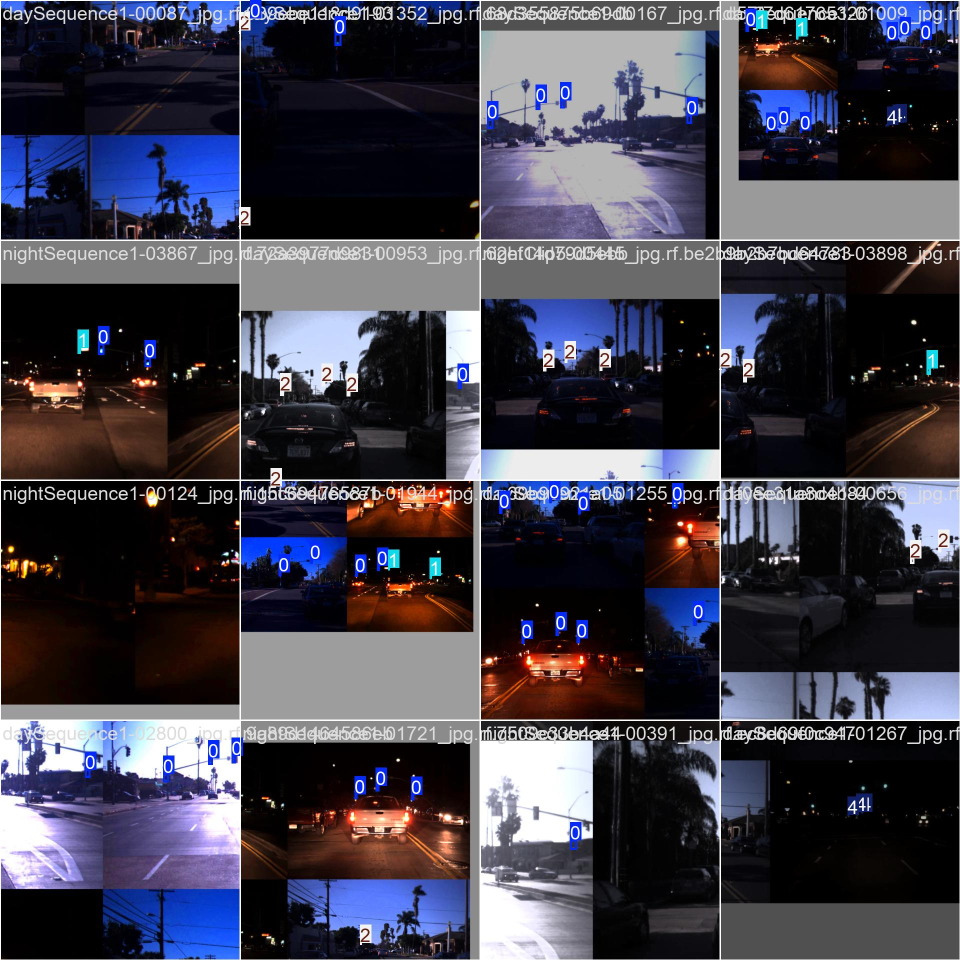
#> input picture runs/detect/train/train_batch0.jpg, 1920 x 1920 px (shown at 1/2 size)
$ python -i YOLOv8n.py   (imports and definitions only)
#> lines starting #> are read from the running program, lines starting #| are printed output that depends on the picture
# YOLOv8 with Optimized CLAHE in YCbCr Space
import cv2
import yaml
import os
import glob
from ultralytics import YOLO
from pathlib import Path
import shutil

def apply_clahe_ycrcb(image_path, clip_limit=4.0, tile_grid_size=(8, 8)):
    # Applies Contrast Limited Adaptive Histogram Equalization (CLAHE) to the luminance (Y) channel of an image in the YCrCb color space.
#> called with image_path = 'runs/detect/train/train_batch0.jpg', clip_limit = 4, tile_grid_size = (8, 8)
    img_bgr = cv2.imread(image_path)
#> img_bgr is the input picture: shape (1920, 1920, 3); mean B, G, R 75.6, 62.7, 64.6
    if img_bgr is None:
        print(f"Warning: Could not read image at {image_path}")
        return None
    img_ycrcb = cv2.cvtColor(img_bgr, cv2.COLOR_BGR2YCrCb)
#> img_ycrcb: shape (1920, 1920, 3); mean of channels 0, 1, 2 64.7, 127.9, 134.1
    y, cr, cb = cv2.split(img_ycrcb)
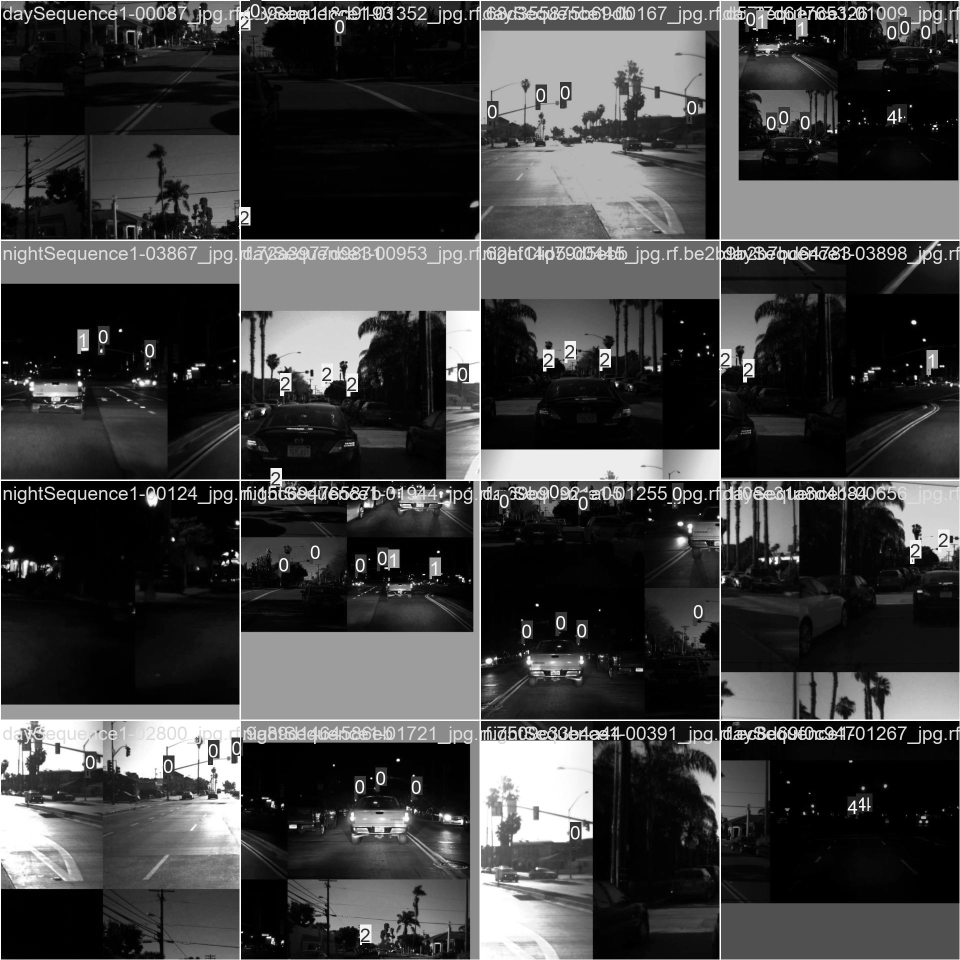
#> y: shape (1920, 1920) (shown at 1/2 size); min 0, max 255, mean 64.7
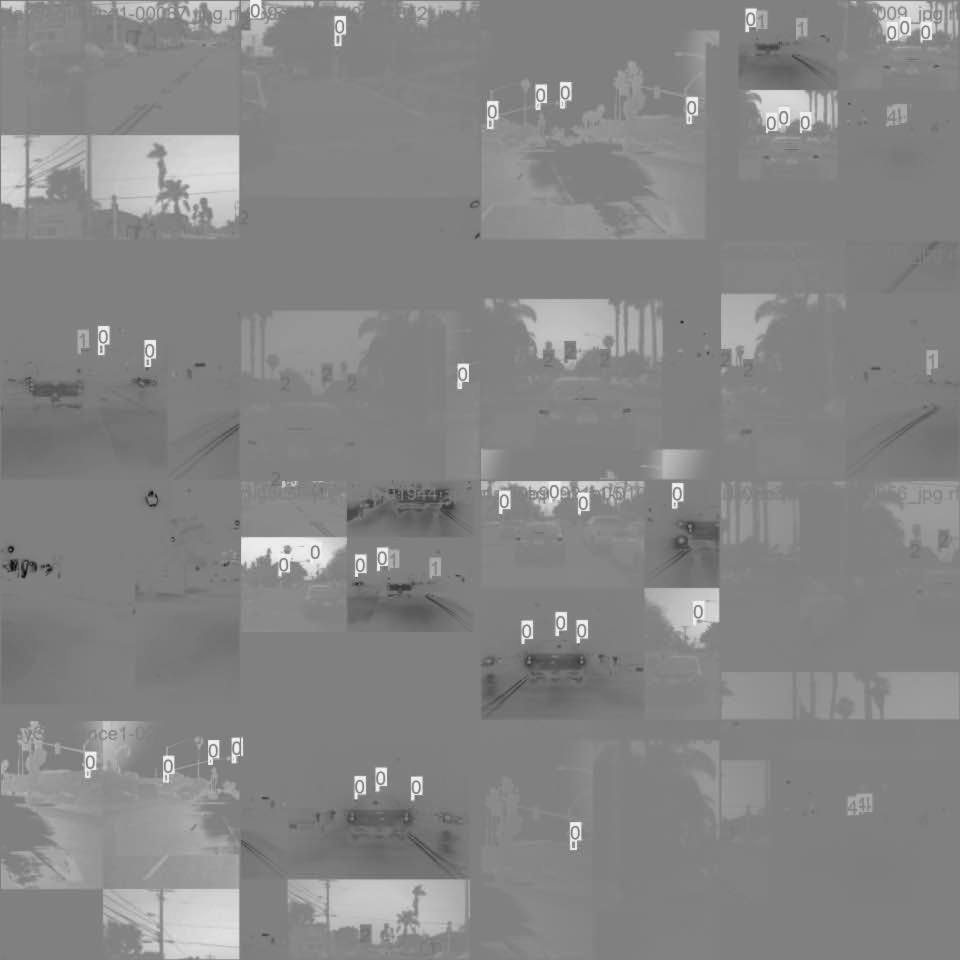
#> cb: shape (1920, 1920) (shown at 1/2 size); min 5, max 250, mean 134.1
    clahe = cv2.createCLAHE(clipLimit=clip_limit, tileGridSize=tile_grid_size)
    y_clahe = clahe.apply(y)
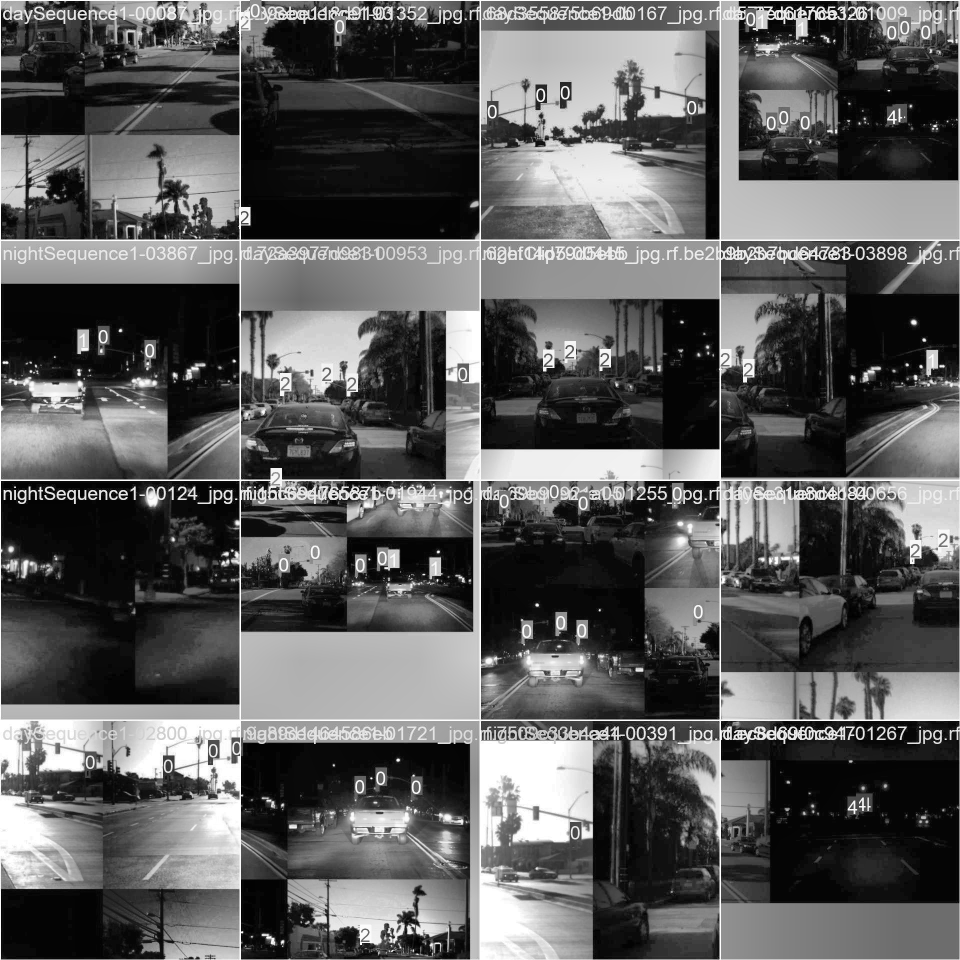
#> y_clahe: shape (1920, 1920) (shown at 1/2 size); min 0, max 255, mean 91.8
    enhanced_ycrcb = cv2.merge([y_clahe, cr, cb])
#> enhanced_ycrcb: shape (1920, 1920, 3); mean of channels 0, 1, 2 91.8, 127.9, 134.1
    enhanced_bgr = cv2.cvtColor(enhanced_ycrcb, cv2.COLOR_YCrCb2BGR)
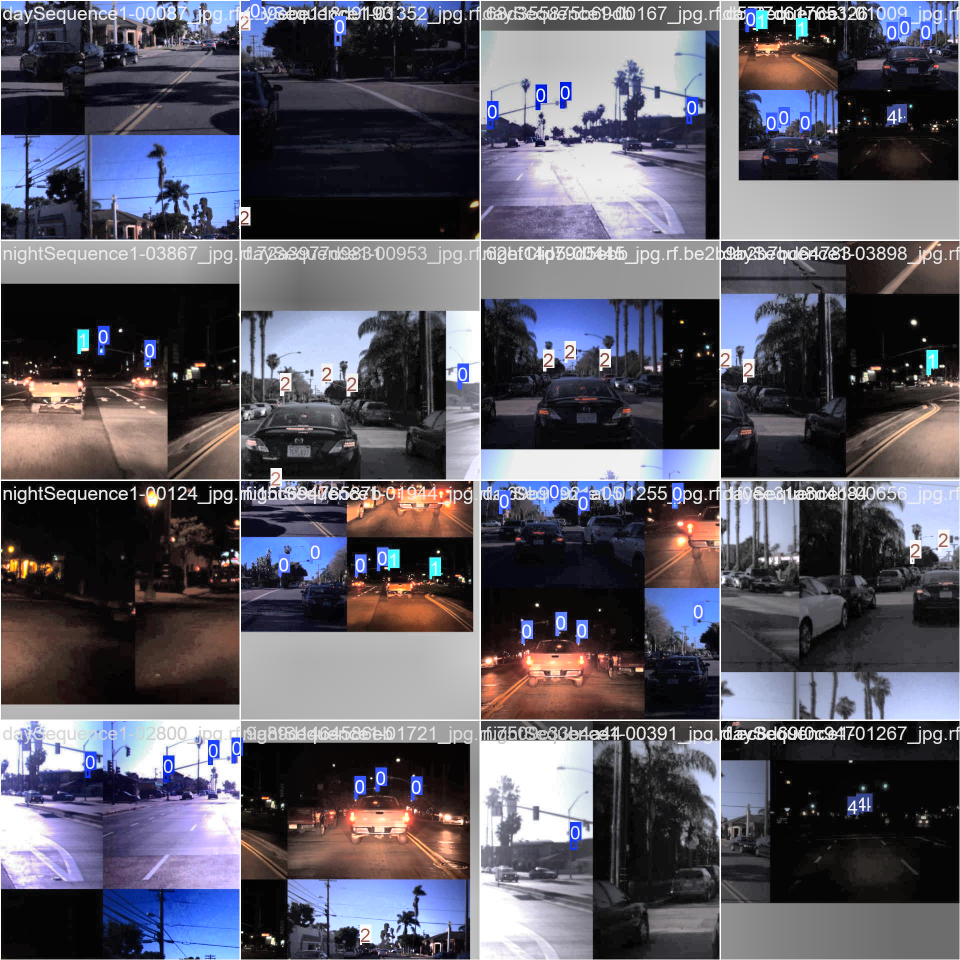
#> enhanced_bgr: shape (1920, 1920, 3) (shown at 1/2 size); mean B, G, R 100.8, 89.8, 91.5
    return enhanced_bgr

# [74 lines left out: functions preprocess_dataset, create_processed_yaml, main, not called in this run]

# [2 lines not run here, left out]

>>> result = apply_clahe_ycrcb('runs/detect/train/train_batch0.jpg')
